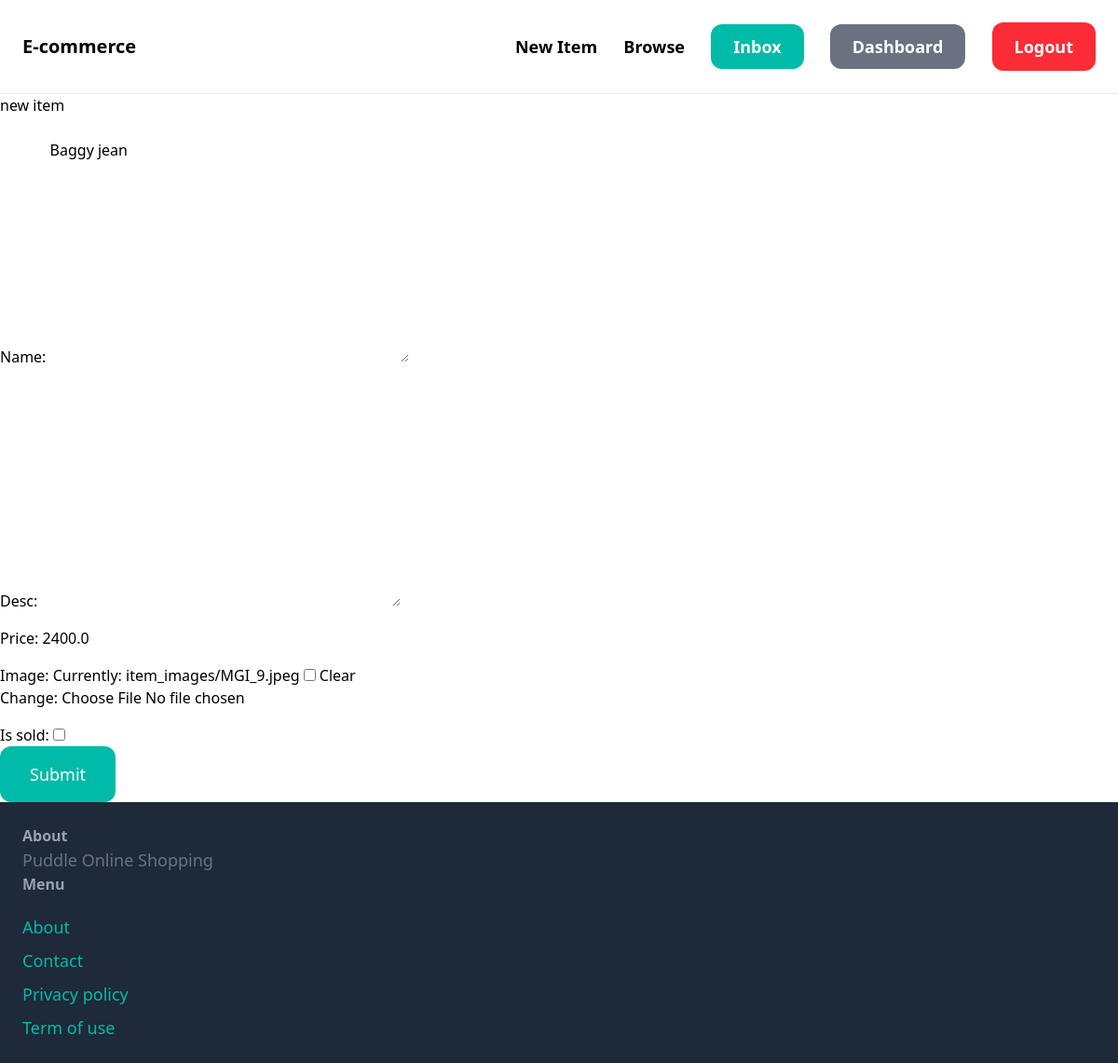
The app's page /items/3/edit/ (signed in), older data.
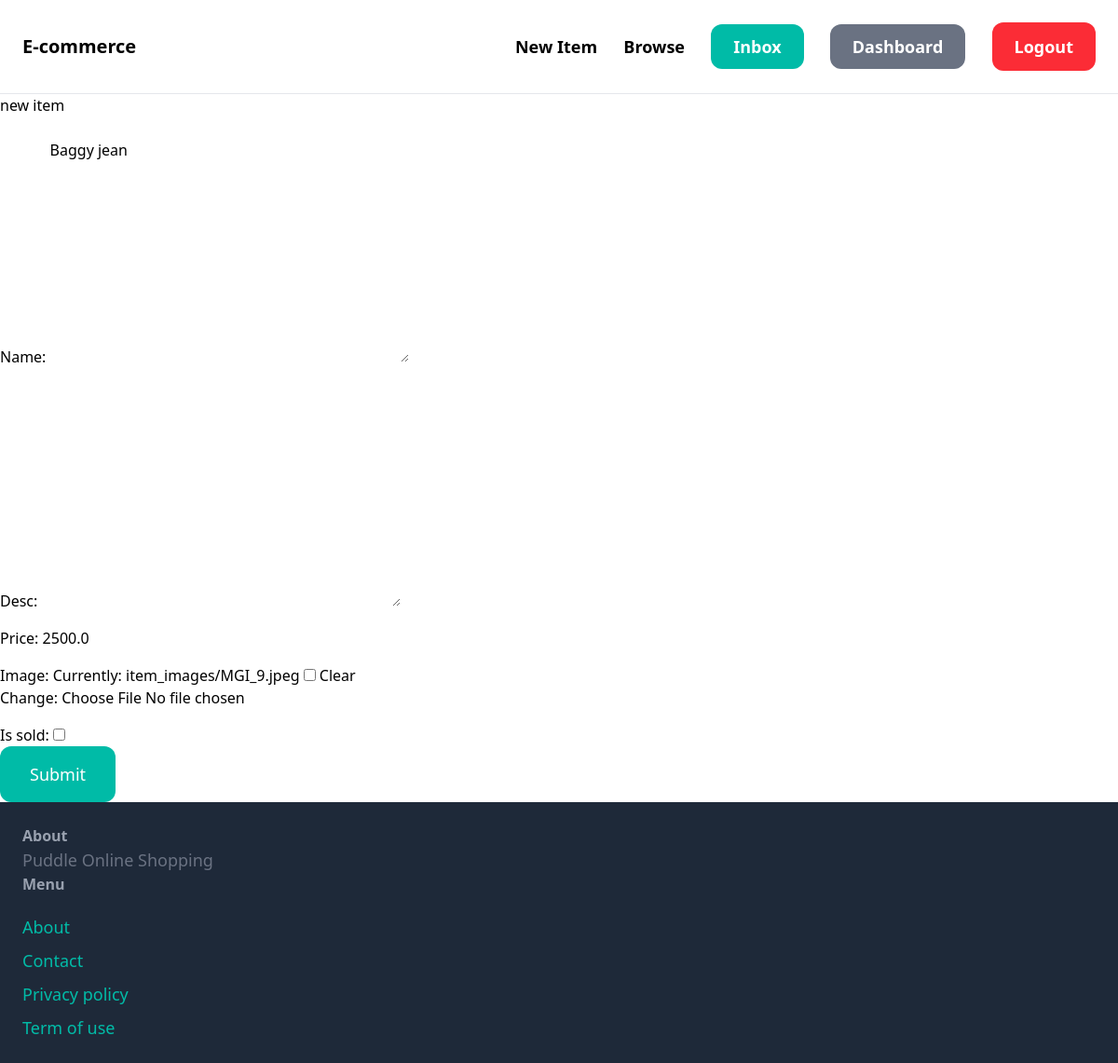
The same page, newer data.
### item/models.py (models this page shows, shortened)
class Item(models.Model):
    name=models.TextField(blank=True)
    desc = models.TextField(blank=True, null=True)
    price=models.FloatField()
    is_sold=models.BooleanField(default=False)
    created_at=models.DateTimeField(auto_now_add=True)
    category=models.ForeignKey(Category,related_name='item',on_delete=models.CASCADE)
    created_by=models.ForeignKey(User,related_name='items',on_delete=models.CASCADE)
    image=models.ImageField(upload_to='item_images',blank=True,
    null=True)

### item/views.py (the view)
# urls.py: path('<int:pk>/edit/',edit, name="edit"),
@login_required
def edit(request,pk):
    item =get_object_or_404(Item, id=pk, created_by=request.user)
    if request.method=='POST':
        form = EditItemForm(request.POST,request.FILES, instance=item)
        if form.is_valid():
            form.save()
            item.save()
            return redirect("item:detail",pk=item.id)
    else:
        form=EditItemForm(instance=item)
    return render(request,"item/forms.html",{"form":form,"title":"Edit item"
            })

### item/form.py
class EditItemForm(forms.ModelForm):
    class Meta:
        model=Item
        fields=("name","desc","price","image",'is_sold')
        widget={
            "name":forms.TextInput(attrs={
                "class":INPUT_CLASSES
            }),
            "desc":forms.Textarea(attrs={
                "class":INPUT_CLASSES
            }),
        "price":forms.TextInput(attrs={
            "class":INPUT_CLASSES
        }),
        "image":forms.FileInput(attrs={
            "class":INPUT_CLASSES
        })
        }

### item/templates/item/forms.html (shortened to what this page needs)
{%extends 'core/base.html'%}
{%block content%}
<h1 class="mb-6">new item</h1>
<form method="post" action="." enctype="multipart/form-data">
    <div class="space-y-4">{{form.as_p}}</div>
                <button class="py-4 px-8 text-lg bg-teal-500 hover:bg-teal-700 rounded-xl
                    text-white">Submit</button>
    </form>
{%endblock%}

Row changes from the older to the newer data that the page shows:
changed Item "Baggy jean": price "2400.0" → "2500.0"
